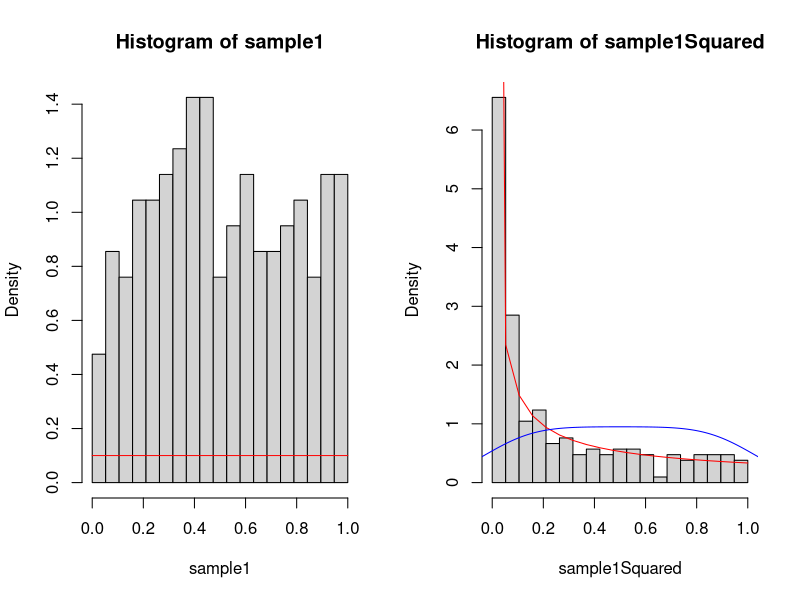
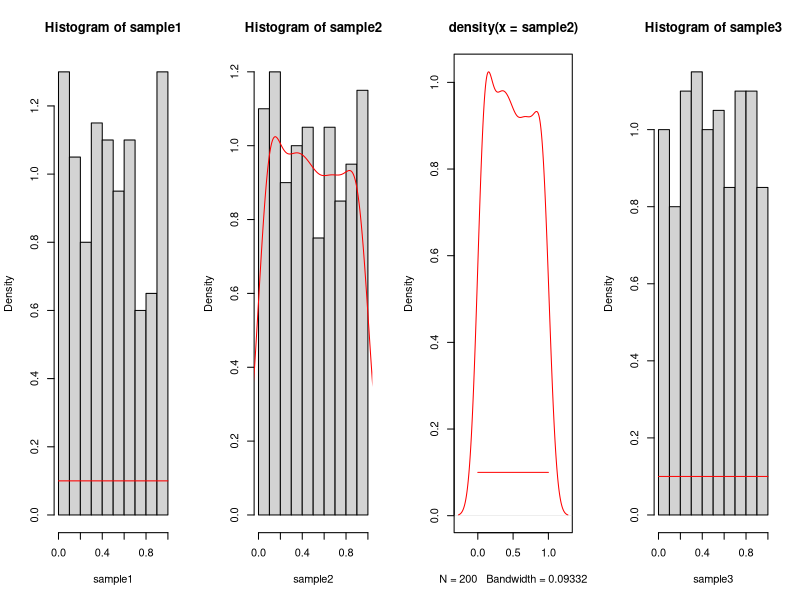
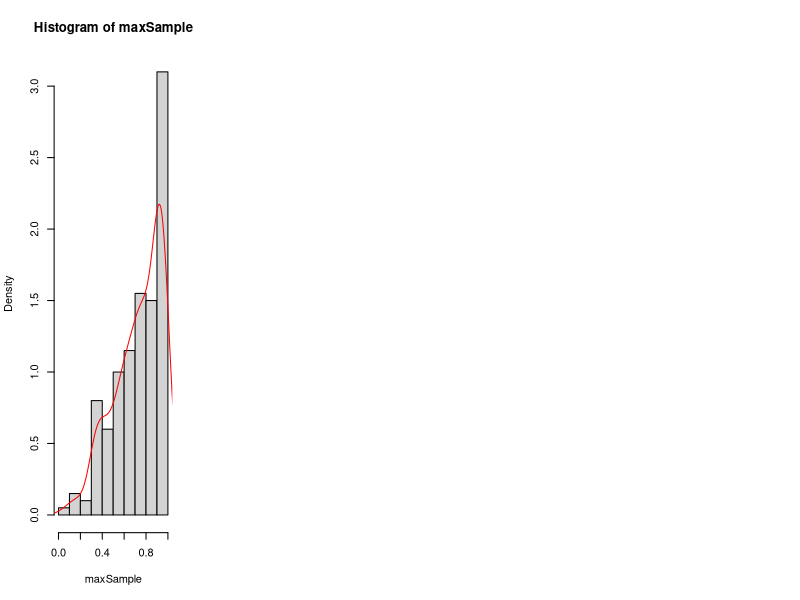

Here is the R script that generated these plots, in order:
#好像是有错误
#Generate Functions of Random Variables 

#Goal: Sample random variables, take functions of them and show
#      that the results match our calculations.

#########################################
# Part 1: Square a Uniform Distribution #
#########################################

#Determine the Number of Samples we will take.
NumSamples  = 200

#What is the minimum and maximum range of our Uniform Distribution
MinValue = 0
MaxValue = 1

###################################################
# Sample a Uniformly Distributed Random Variables #
###################################################

sample1=runif(NumSamples,MinValue,MaxValue)
sample1Squared = sample1^3;

########################################
# Creating X and Y Ranges for Plotting #
########################################

numXCoords  = 20;
xRangeOrig  = seq(MinValue,MaxValue,length.out=numXCoords);
pdfOriginal = rep(1/10,numXCoords);

xRangeSquared = seq(MinValue^2,MaxValue^2,length.out=numXCoords);
pdfSquared    = 1/3 * seq(from = 0.001, to = 1, length = numXCoords)^(-2/3);


####################################################
# Generate Histograms of our Sample and its Square #
####################################################

par(mfrow=c(1,2))    # set the plotting area into a 1*2 array

#Histogram of the Original Sample
hist(sample1,breaks=xRangeOrig,probability= TRUE)
lines(xRangeOrig, pdfOriginal,col='red')

#Generate a histogram the squares
hist(sample1Squared,breaks=xRangeSquared,probability=TRUE)
lines(xRangeSquared, pdfSquared,col='red')
lines(density(xRangeSquared), col = "blue")

##########################################################
# Part 2: Maximum of Two Different Uniform Distributions #
##########################################################

#Determine the Number of Samples we will take.
NumSamples  = 200

#What is the minimum and maximum range of our Uniform Distribution
MinValue = 0
MaxValue = 1

###################################################
# Sample a Uniformly Distributed Random Variables #
###################################################

sample1=runif(NumSamples,MinValue,MaxValue)
sample2=runif(NumSamples,MinValue,MaxValue)
sample3=runif(NumSamples,MinValue,MaxValue)

#Parallel Minimum (there is also a pmax to take the max)
maxSample = pmax(sample1,sample2, sample3)

########################################
# Creating X and Y Ranges for Plotting #
########################################

numXCoords  = 10;
xRange      = seq(MinValue,MaxValue,length.out=numXCoords);
pdfOriginal = rep(1/10,numXCoords);

pdfMin    = 2*(1-xRange)

####################################################
# Generate Histograms of our Sample and its Square #
####################################################

par(mfrow=c(1,4))    # set the plotting area into a 1*2 array

#Histogram of the Original Sample
hist(sample1,probability= TRUE)
lines(xRange,pdfOriginal,col='red')

hist(sample2,probability= TRUE)
lines(density(sample2), col = "red")
plot(density(sample2), col = "red")
lines(xRange,pdfOriginal,col='red')

hist(sample3,probability= TRUE)
lines(xRange,pdfOriginal,col='red')

hist(maxSample, breaks = 10, probability= TRUE)
lines(density(maxSample), col = "red")

